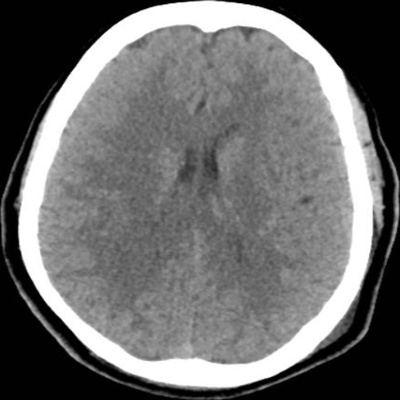
#> input picture detection/pdataset/normal/103.jpg, 400 x 400 px, given as the content of the folder dataset, which was not available
$ jupyter execute preprocess.ipynb   (shell and % lines are left out)
#> lines starting #> are read from the running program, lines starting #| are printed output that depends on the picture; pictures that were not available may be replaced by others from this repository, and a replacement may not be noted
[cell 1]
import cv2
from matplotlib import pyplot as plt
import numpy as np
import os

[cell 2]
from sklearn.cluster import KMeans
from collections import Counter
from skimage.color import rgb2lab, deltaE_cie76
from collections import Counter

[cell 3]
def process(path,name,folder):
#> called with path = 'dataset/103.jpg/103.jpg', name = '103.jpg', folder = '103.jpg'
    image = cv2.imread(path,1)
#> image is the input picture: shape (400, 400, 3); min 0, max 255, mean 108.6
    frame = image.copy()
    image = cv2.cvtColor(image, cv2.COLOR_BGR2RGB)
    h, w, _ = image.shape
#> h = 400; w = 400
    w_new = int(100 * w / max(w, h) )
#> w_new = 100
    h_new = int(100 * h / max(w, h) )
#> h_new = 100
    image = cv2.resize(image, (w_new, h_new));
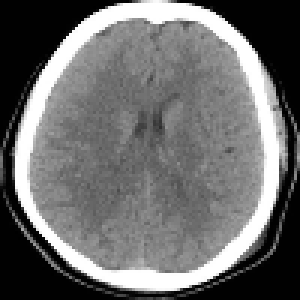
#> image: shape (100, 100, 3) (shown 3 times larger); min 0, max 255, mean 108.7
    image_array = image.reshape((image.shape[0] * image.shape[1], 3))
    clf = KMeans(n_clusters = 20)
    clf.fit(image_array)
    r_colors = [ int(each[0]) for each in clf.cluster_centers_]
    r_colors.sort()
    pairs = []
    for i in range(len(r_colors)-1):
        pairs.append((r_colors[i],r_colors[i+1]))
    for i , value in enumerate(pairs):
        if i < 8 or i > 13:
            continue
        if not os.path.exists(f"pdataset/{folder}/{i}_class"):
            os.mkdir(f"pdataset/{folder}/{i}_class")

        lo, hi = value[0],value[1]
        lower_blue = np.array([lo-1, lo-1, lo-1])
        upper_blue = np.array([hi+1,hi+1, hi+1])
        mask = cv2.inRange(frame, lower_blue, upper_blue)
        r = np.full((frame.shape[1], frame.shape[0],1),lo)
        g = np.full((frame.shape[1], frame.shape[0],1),255)
        b = np.full((frame.shape[1], frame.shape[0],1),hi)
        arr = np.dstack((r,g,b))
        result = cv2.bitwise_or(arr, arr, mask = mask)
        cv2.imwrite(f"pdataset/{folder}/{i}_class/{name}",result)
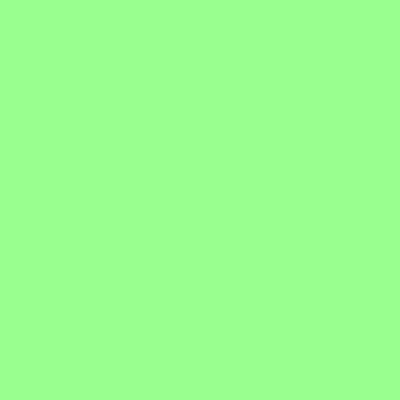
#> arr: shape (400, 400, 3) int64; mean B, G, R 143, 255, 153

$ run again, on detection/pdataset/stroke/100.jpg
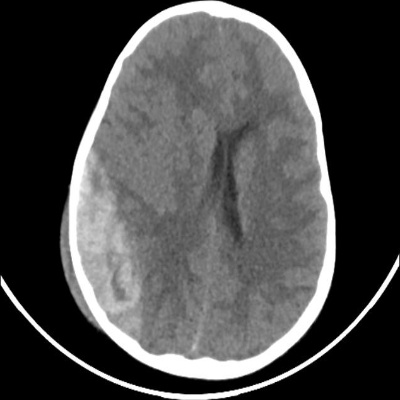
#> input picture detection/pdataset/stroke/100.jpg, 400 x 400 px, given as the content of the folder dataset, which was not available
#> in process, image is the input picture: shape (400, 400, 3); min 0, max 255, mean 73.6
#> in process, `image = cv2.resize(image, (w_new, h_new));`:
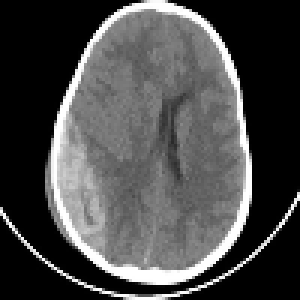
#> image: shape (100, 100, 3) (shown 3 times larger); min 0, max 255, mean 73.8
